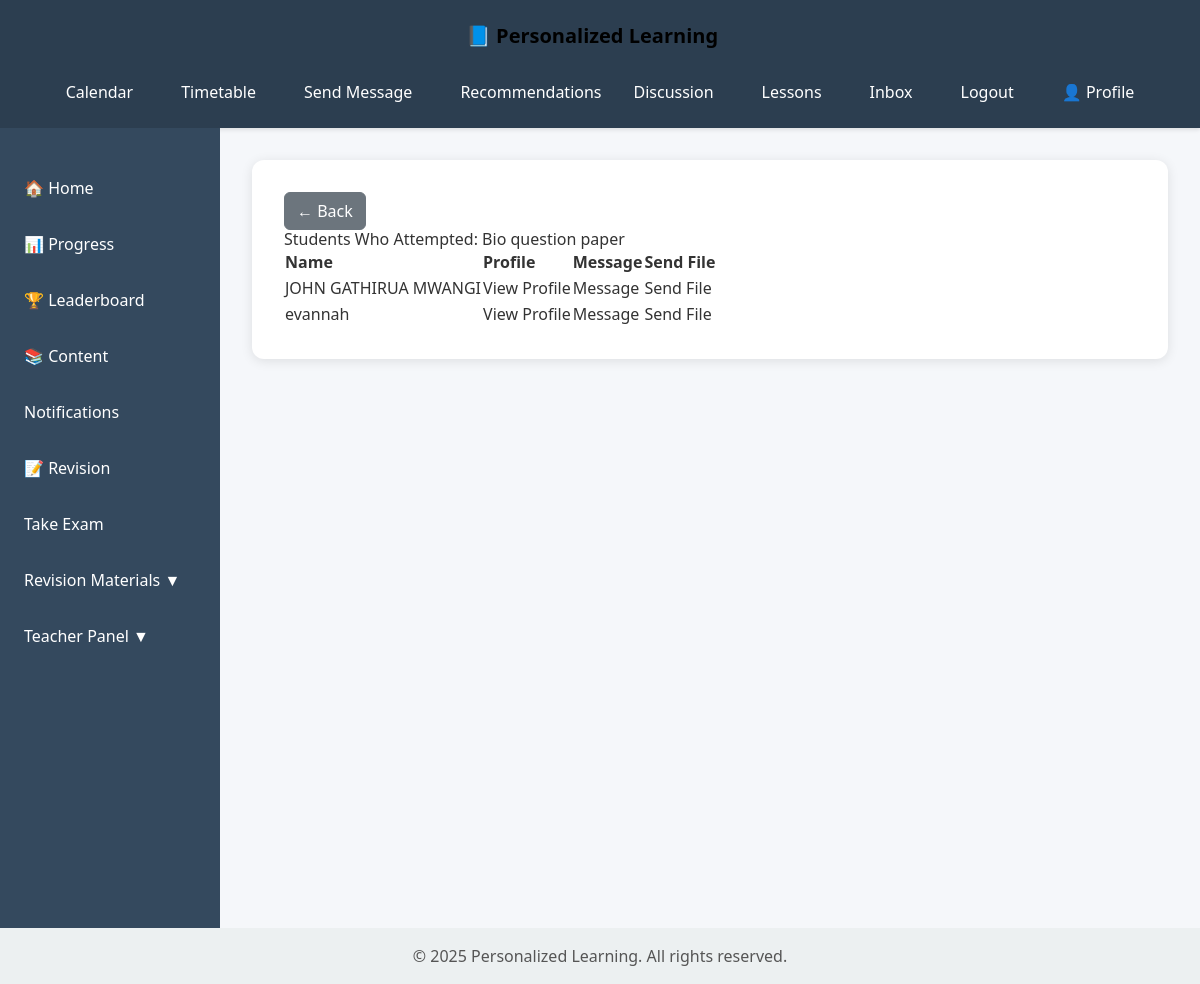
The page /examination/exams/2/students/ (signed in) on the database its author committed.
### Examination/models.py (models this page shows, shortened)
class Exam(models.Model):
    title = models.CharField(max_length=255)
    created_by = models.ForeignKey(Teacher, on_delete=models.SET_NULL, null=True)
    created_at = models.DateTimeField(auto_now_add=True)

### users/models.py (models this page shows, shortened)
class Profile(models.Model):
    GENDER_CHOICES = [
        ('M', 'Male'),
        ('F', 'Female'),
        ('O', 'Other'),
    ]
    ROLE_CHOICES = [
        ('student', 'Student'),
        ('teacher', 'Teacher'),
        ('admin', 'Admin'),
    ]
    user = models.OneToOneField(User, on_delete=models.CASCADE, related_name='users_profile',null=True)
    full_name = models.CharField(max_length=150, blank=True)
    grade = models.CharField(max_length=50, blank=True)
    school = models.CharField(max_length=100, blank=True)
    address = models.CharField(max_length=255, blank=True)
    gender = models.CharField(max_length=1, choices=GENDER_CHOICES, blank=True)
    dob = models.DateField(verbose_name="Date of Birth", null=True, blank=True)
    role = models.CharField(max_length=10, choices=ROLE_CHOICES, default='teacher')

### Examination/views.py (the view)
# urls.py: path('exams/<int:exam_id>/students/', views.exam_students_list, name='exam_students_list'),
@login_required
def exam_students_list(request, exam_id):
    profile = request.user.users_profile
    if profile.role != 'teacher':
        return HttpResponse("You are not authorized to view this page.", status=403)
    exam = get_object_or_404(Exam, id=exam_id)
    student_exams = StudentExam.objects.filter(exam=exam).select_related('student')
    students = [se.student for se in student_exams]
    return render(request, 'Examination/exam_students_list.html', {
        'exam': exam,
        'students': students,
    })

### Examination/templates/Examination/exam_students_list.html
{% extends "content/base.html" %}
{% block content %}
<button type="button" onclick="window.history.back();" class="btn btn-secondary">
    &larr; Back
  </button>
  <h2>Students Who Attempted: {{ exam.title }}</h2>
  <table border="1">
    <tr>
      <th>Name</th>
      <th>Profile</th>
      <th>Message</th>
      <th>Send File</th>
    </tr>
    {% for student in students %}
      <tr>
        <td>{{ student.full_name|default:student.user.username }}</td>
        <td>
          <a href="{% url 'user-profile' student.id %}">View Profile</a>
        </td>
        <td>
          <a href="{%url 'send_private_message'%}?to={{ student.user.id }}">Message</a>
        </td>
        <td>
            <a href="{% url 'send_exam_file' exam.id student.id %}">Send File</a>
          </td>
      </tr>
    {% empty %}
      <tr><td colspan="4">No students have attempted this exam yet.</td></tr>
    {% endfor %}
  </table>
{% endblock %}

### content/templates/content/base.html (style rules this page uses)
body { margin: 0; font-family: 'Segoe UI', Tahoma, Geneva, Verdana, sans-serif; background-color: #f5f7fa; color: #333; display: flex; flex-direction: column; min-height: 100vh; }

### rows shown on the page
Exam: title "Bio question paper"
Profile: full_name "JOHN GATHIRUA MWANGI"
Profile: full_name "evannah"
